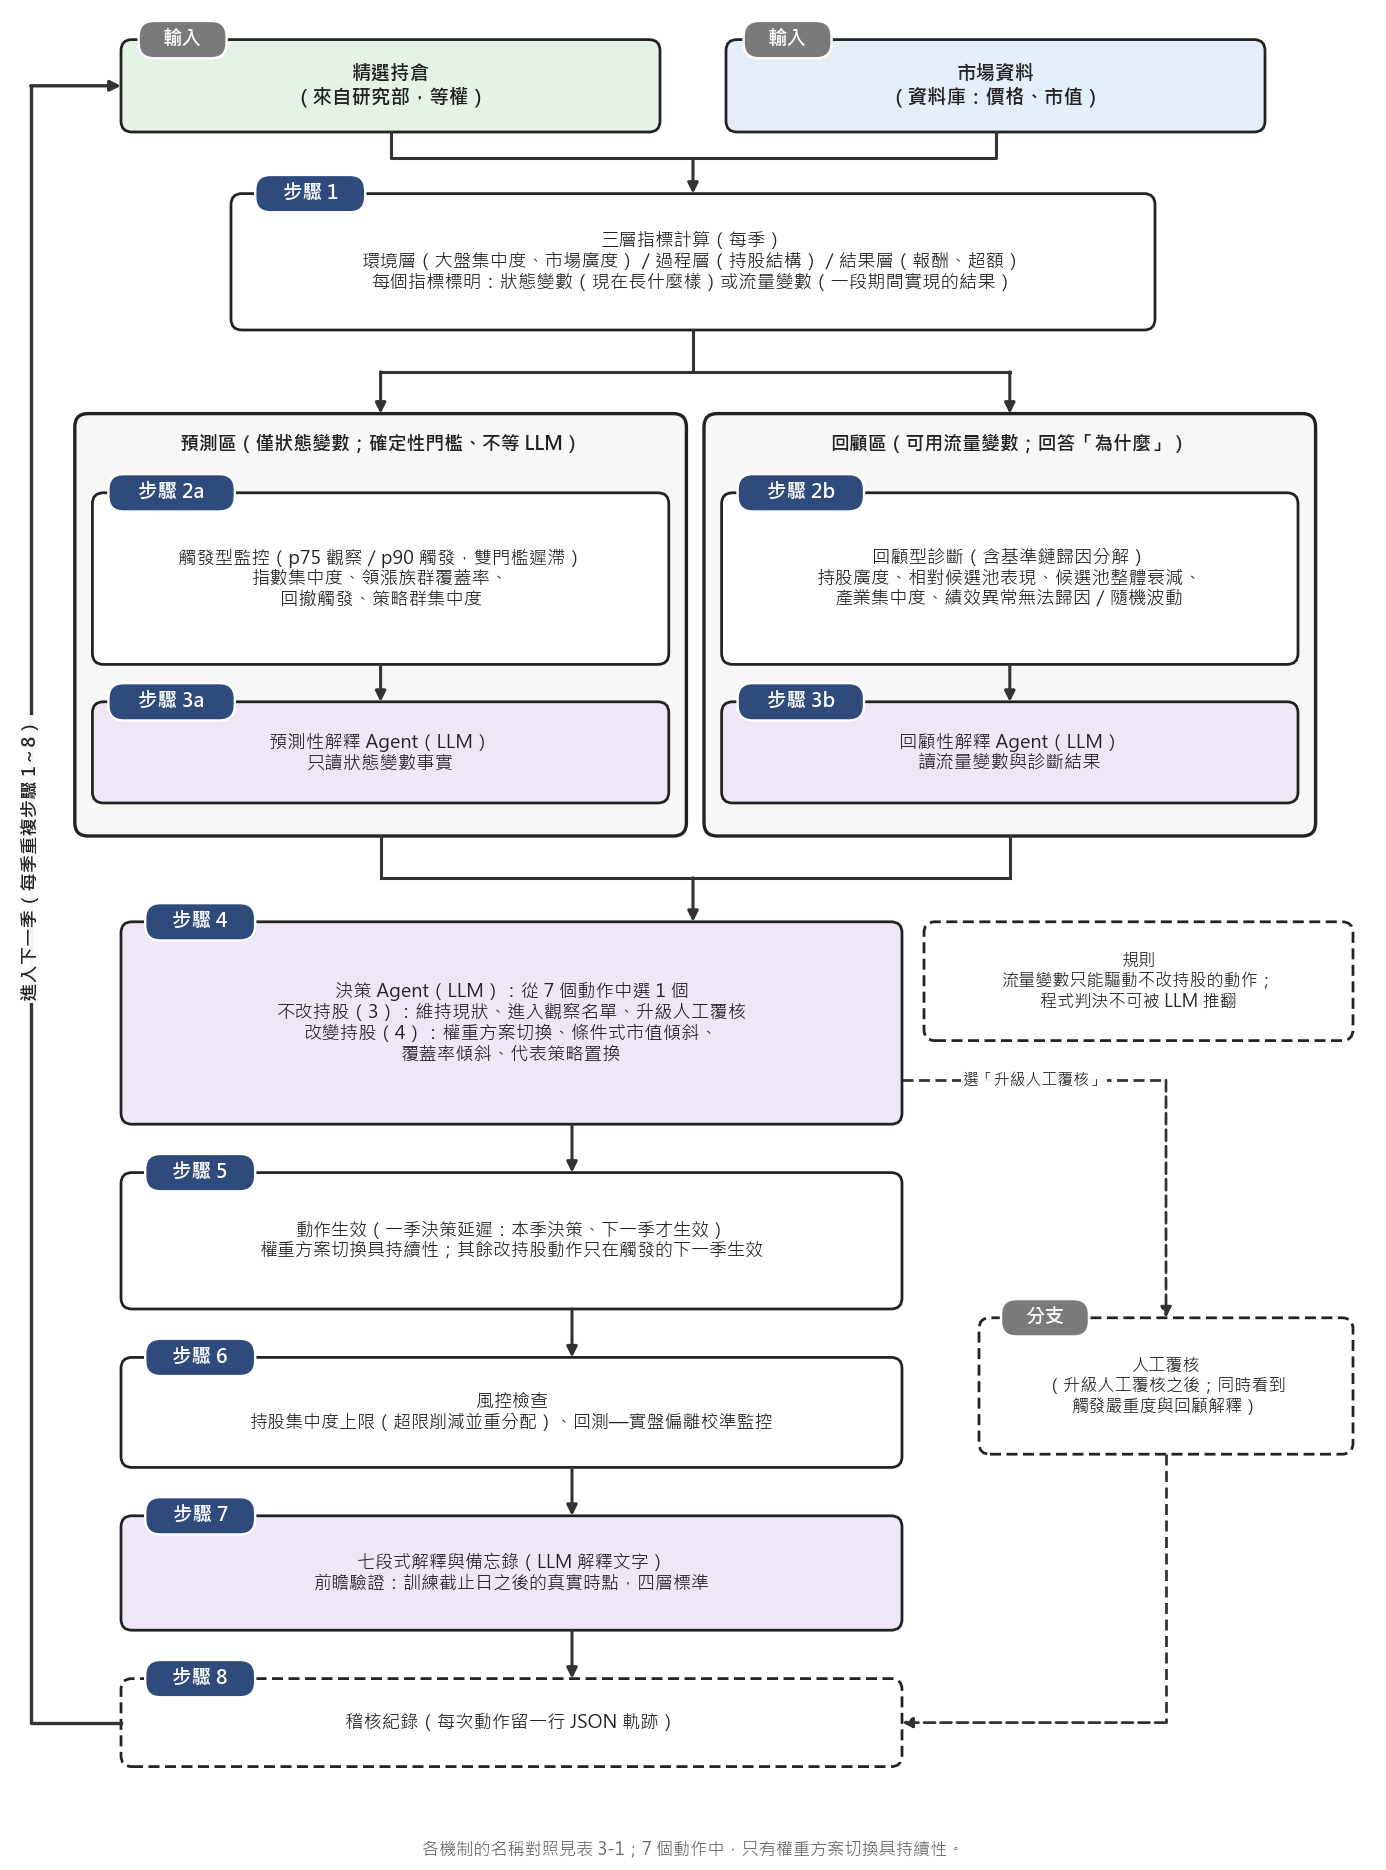

Write the Python code that produced this figure.
# -*- coding: utf-8 -*-
"""圖二-b：每季監控決策迴圈（實戰應用層）。對應第三章 3.3.1~3.3.5、第四章 4.3~4.6。

每個步驟左上角有「步驟 N」標籤（2026-10-19 依使用者要求加入）。
內容依據（2026-10-19 讀碼核對）：
- 預測區只用狀態變數、回顧區才可用流量變數（simulate.py：prospective_facts／retrospective_facts 分開組裝）
- 決策 enum 共 7 個動作（agents.py）；流量變數只能驅動不改持股的 3 個
- 動作生效有一季延遲（simulate.py：apply_w2c 取自上一季決策且上一季觸發）
- 條件式市值傾斜／覆蓋率傾斜／代表策略置換不持續；權重方案切換持續
- 回顧型診斷含基準鏈歸因分解（diagnose.baseline_chain_decomposition，facts_lean 每季呼叫）
"""
from _figlib import C, Canvas

GRAY_BADGE = "#7A7A7A"


def make():
    W, H = 6.3, 8.5
    c = Canvas(W, H)
    cx = 3.15
    top = H - 0.18

    # --- 輸入 ---
    c.box(0.55, top - 0.42, 2.45, 0.42, "精選持倉\n（來自研究部，等權）", fs=6.4, fc=C["res"], bold=True)
    c.box(3.30, top - 0.42, 2.45, 0.42, "市場資料\n（資料庫：價格、市值）", fs=6.4, fc=C["fcv"], bold=True)
    c.badge(0.55 + 0.28, top, "輸入", w=0.40, fc=GRAY_BADGE)
    c.badge(3.30 + 0.28, top, "輸入", w=0.40, fc=GRAY_BADGE)
    yi = top - 0.42
    c.ax.plot([1.775, 1.775, cx], [yi, yi - 0.12, yi - 0.12], lw=1.0, color=C["arrow"], zorder=4)
    c.ax.plot([4.525, 4.525, cx], [yi, yi - 0.12, yi - 0.12], lw=1.0, color=C["arrow"], zorder=4)

    # 步驟 1 三層指標
    y1_top = yi - 0.28
    c.arrow(cx, yi - 0.12, cx, y1_top)
    c.box(1.05, y1_top - 0.62, 4.2, 0.62,
          "三層指標計算（每季）\n環境層（大盤集中度、市場廣度）／過程層（持股結構）／結果層（報酬、超額）\n"
          "每個指標標明：狀態變數（現在長什麼樣）或流量變數（一段期間實現的結果）",
          fs=6.0, fc="#FFFFFF")
    c.badge(1.05 + 0.36, y1_top, "步驟 1")
    y1 = y1_top - 0.62

    # --- 兩條平行路徑 ---
    ybar = y1 - 0.19
    c.ax.plot([cx, cx], [y1, ybar], lw=1.0, color=C["arrow"], zorder=4)
    lx, rx_, lw_ = 0.34, 3.20, 2.78
    c.ax.plot([lx + lw_ / 2, rx_ + lw_ / 2], [ybar, ybar], lw=1.0, color=C["arrow"], zorder=4)
    lane_top = ybar - 0.19
    lane_h = 1.92
    c.arrow(lx + lw_ / 2, ybar, lx + lw_ / 2, lane_top)
    c.arrow(rx_ + lw_ / 2, ybar, rx_ + lw_ / 2, lane_top)
    c.group(lx, lane_top - lane_h, lw_, lane_h, "預測區（僅狀態變數；確定性門檻、不等 LLM）",
            fc="#F7F7F7", fs=6.2, title_h=0.22)
    c.group(rx_, lane_top - lane_h, lw_, lane_h, "回顧區（可用流量變數；回答「為什麼」）",
            fc="#F7F7F7", fs=6.2, title_h=0.22)
    inner_top = lane_top - 0.36
    # 左：步驟 2a／3a
    c.box(lx + 0.08, inner_top - 0.78, lw_ - 0.16, 0.78,
          "觸發型監控（p75 觀察／p90 觸發，雙門檻遲滯）\n指數集中度、領漲族群覆蓋率、\n回撤觸發、策略群集中度",
          fs=6.0, fc="#FFFFFF")
    c.badge(lx + 0.08 + 0.36, inner_top, "步驟 2a")
    c.arrow(lx + lw_ / 2, inner_top - 0.78, lx + lw_ / 2, inner_top - 0.78 - 0.17)
    ya_top = inner_top - 0.78 - 0.17
    c.box(lx + 0.08, ya_top - 0.46, lw_ - 0.16, 0.46,
          "預測性解釋 Agent（LLM）\n只讀狀態變數事實", fs=6.0, fc=C["llm"])
    c.badge(lx + 0.08 + 0.36, ya_top, "步驟 3a")
    # 右：步驟 2b／3b
    c.box(rx_ + 0.08, inner_top - 0.78, lw_ - 0.16, 0.78,
          "回顧型診斷（含基準鏈歸因分解）\n持股廣度、相對候選池表現、候選池整體衰減、\n產業集中度、績效異常無法歸因／隨機波動",
          fs=6.0, fc="#FFFFFF")
    c.badge(rx_ + 0.08 + 0.36, inner_top, "步驟 2b")
    c.arrow(rx_ + lw_ / 2, inner_top - 0.78, rx_ + lw_ / 2, inner_top - 0.78 - 0.17)
    c.box(rx_ + 0.08, ya_top - 0.46, lw_ - 0.16, 0.46,
          "回顧性解釋 Agent（LLM）\n讀流量變數與診斷結果", fs=6.0, fc=C["llm"])
    c.badge(rx_ + 0.08 + 0.36, ya_top, "步驟 3b")
    y_lane = lane_top - lane_h

    # --- 步驟 4 決策 ---
    yb2 = y_lane - 0.19
    c.ax.plot([lx + lw_ / 2, lx + lw_ / 2], [y_lane, yb2], lw=1.0, color=C["arrow"], zorder=4)
    c.ax.plot([rx_ + lw_ / 2, rx_ + lw_ / 2], [y_lane, yb2], lw=1.0, color=C["arrow"], zorder=4)
    c.ax.plot([lx + lw_ / 2, rx_ + lw_ / 2], [yb2, yb2], lw=1.0, color=C["arrow"], zorder=4)
    yd_top = yb2 - 0.20
    c.arrow(cx, yb2, cx, yd_top)
    c.box(0.55, yd_top - 0.92, 3.55, 0.92,
          "決策 Agent（LLM）：從 7 個動作中選 1 個\n"
          "不改持股（3）：維持現狀、進入觀察名單、升級人工覆核\n"
          "改變持股（4）：權重方案切換、條件式市值傾斜、\n覆蓋率傾斜、代表策略置換",
          fs=6.0, fc=C["llm"])
    c.badge(0.55 + 0.36, yd_top, "步驟 4")
    c.box(4.20, yd_top - 0.92 + 0.38, 1.95, 0.54,
          "規則\n流量變數只能驅動不改持股的動作；\n程式判決不可被 LLM 推翻",
          fs=5.6, fc="#FFFFFF", style="dashed", minfs=4.6)
    y_d = yd_top - 0.92

    # 人工覆核分支
    c.box(4.45, y_d - 1.50, 1.70, 0.62,
          "人工覆核\n（升級人工覆核之後；同時看到\n觸發嚴重度與回顧解釋）", fs=5.6, style="dashed",
          fc="#FFFFFF", minfs=4.6)
    c.badge(4.45 + 0.30, y_d - 0.88, "分支", w=0.40, fc=GRAY_BADGE)
    c.ax.plot([4.10, 5.30], [y_d + 0.20, y_d + 0.20], lw=0.9, color=C["arrow"], ls=(0, (4, 2)),
              zorder=4)
    c.arrow(5.30, y_d + 0.20, 5.30, y_d - 0.88, lw=0.9, ls=(0, (4, 2)))
    c.label(4.70, y_d + 0.20, "選「升級人工覆核」", fs=5.2)

    # --- 步驟 5~8 ---
    c.arrow(cx - 0.55, y_d, cx - 0.55, y_d - 0.22)
    y5_top = y_d - 0.22
    c.box(0.55, y5_top - 0.62, 3.55, 0.62,
          "動作生效（一季決策延遲：本季決策、下一季才生效）\n"
          "權重方案切換具持續性；其餘改持股動作只在觸發的下一季生效",
          fs=5.9, fc="#FFFFFF")
    c.badge(0.55 + 0.36, y5_top, "步驟 5")
    y5 = y5_top - 0.62
    c.arrow(cx - 0.55, y5, cx - 0.55, y5 - 0.22)
    y6_top = y5 - 0.22
    c.box(0.55, y6_top - 0.50, 3.55, 0.50,
          "風控檢查\n持股集中度上限（超限削減並重分配）、回測—實盤偏離校準監控",
          fs=5.9, fc="#FFFFFF")
    c.badge(0.55 + 0.36, y6_top, "步驟 6")
    y6 = y6_top - 0.50
    c.arrow(cx - 0.55, y6, cx - 0.55, y6 - 0.22)
    y7_top = y6 - 0.22
    c.box(0.55, y7_top - 0.52, 3.55, 0.52,
          "七段式解釋與備忘錄（LLM 解釋文字）\n前瞻驗證：訓練截止日之後的真實時點，四層標準",
          fs=5.9, fc=C["llm"])
    c.badge(0.55 + 0.36, y7_top, "步驟 7")
    y7 = y7_top - 0.52
    c.arrow(cx - 0.55, y7, cx - 0.55, y7 - 0.22)
    y8_top = y7 - 0.22
    c.box(0.55, y8_top - 0.40, 3.55, 0.40, "稽核紀錄（每次動作留一行 JSON 軌跡）", fs=6.0,
          fc="#FFFFFF", style="dashed")
    c.badge(0.55 + 0.36, y8_top, "步驟 8")
    y8 = y8_top - 0.40

    # 人工覆核 → 稽核（虛線，折線）
    c.ax.plot([5.30, 5.30], [y_d - 1.50, y8_top - 0.20], lw=0.9, color=C["arrow"],
              ls=(0, (4, 2)), zorder=4)
    c.arrow(5.30, y8_top - 0.20, 4.10, y8_top - 0.20, lw=0.9, ls=(0, (4, 2)))

    # --- 迴圈回到下一季 ---
    xl = 0.14
    c.ax.plot([0.55, xl, xl], [y8_top - 0.20, y8_top - 0.20, top - 0.21], lw=1.1,
              color=C["arrow"], zorder=4)
    c.arrow(xl, top - 0.21, 0.55, top - 0.21, lw=1.1)
    c.label(xl, (y8_top + top) / 2, "進入下一季（每季重複步驟 1～8）", fs=6.0, rot=90, bold=True)

    c.ax.text(W / 2, 0.09,
              "各機制的名稱對照見表 3-1；7 個動作中，只有權重方案切換具持續性。",
              fontsize=5.6, color=C["mute"], ha="center", va="center")
    return c


if __name__ == "__main__":
    print(make().save("fig_quarterly_loop"))
